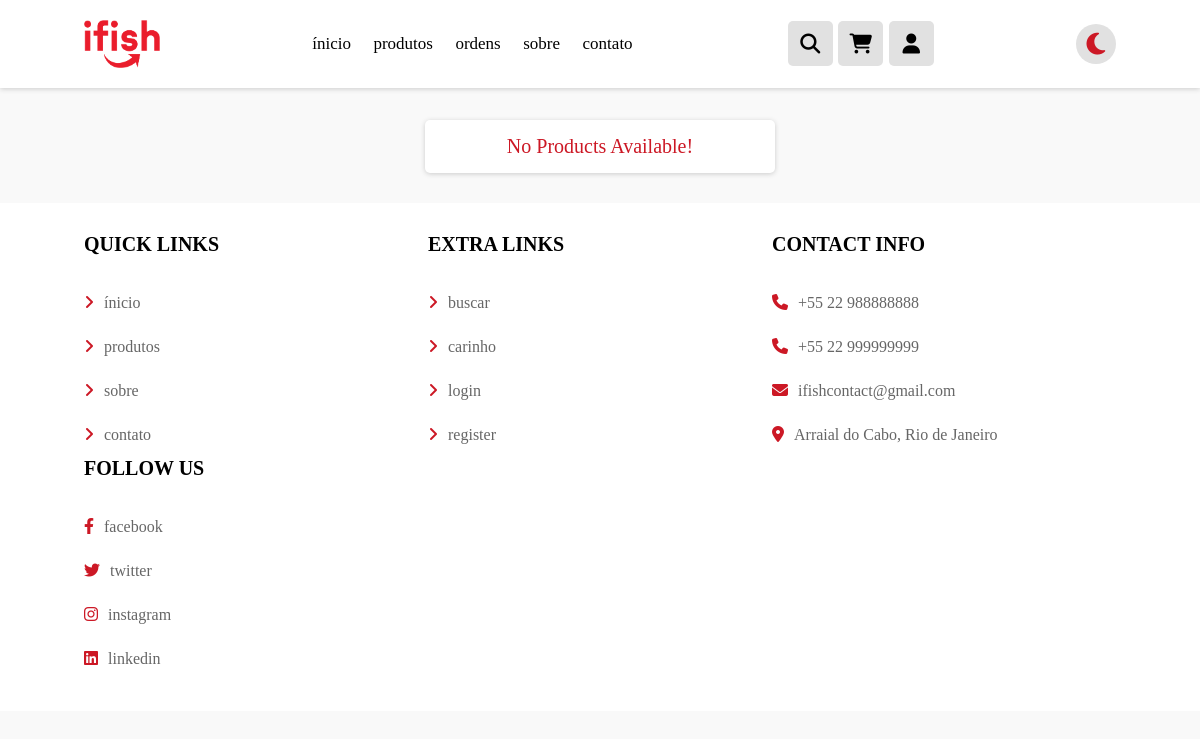
/categoria.php?categoria=fruits (signed in), run on an earlier commit of the app's database.
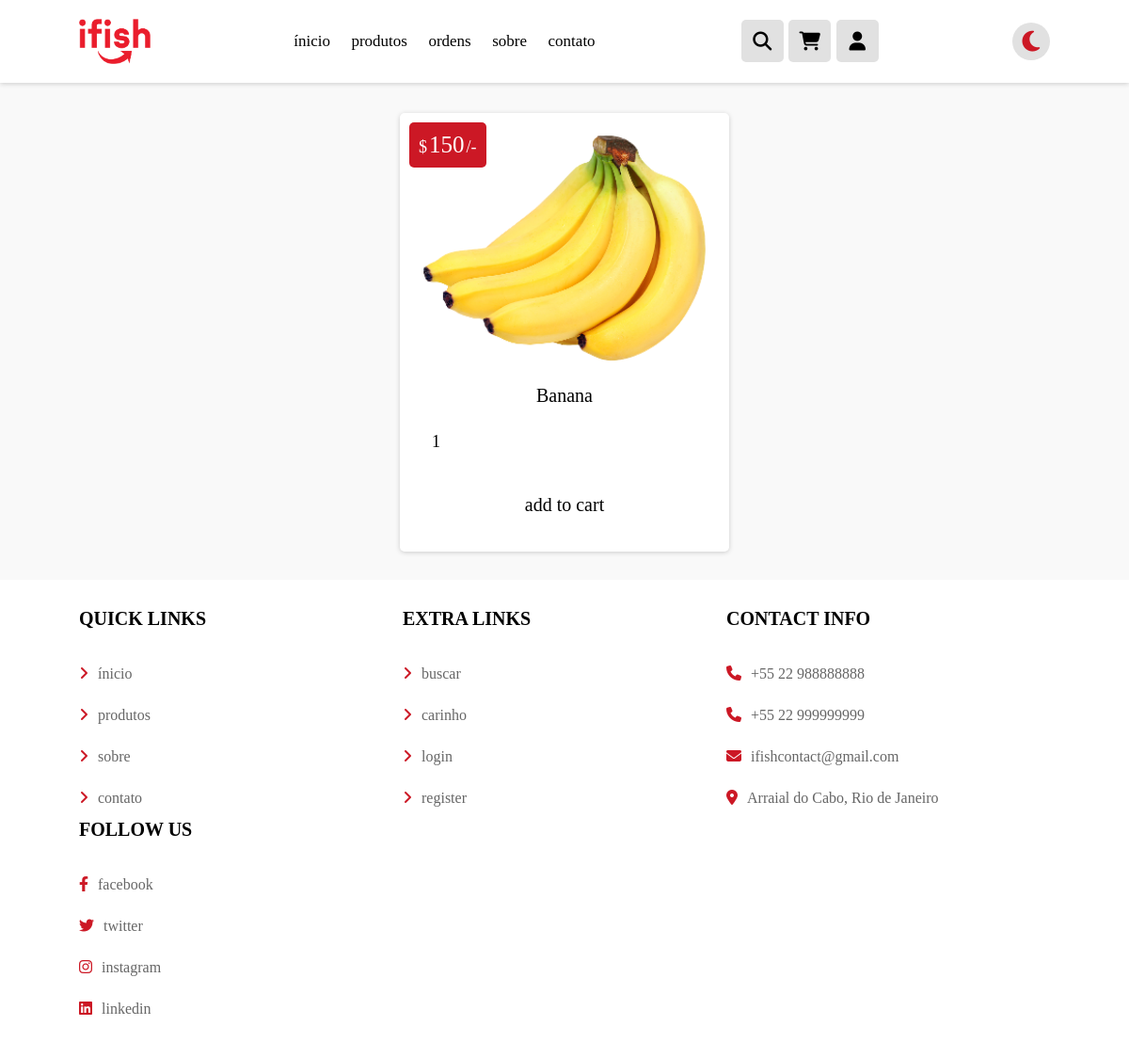
And on a later commit of the database.
### tables this page shows
CREATE TABLE `produtos` (
  `id` int(100) NOT NULL,
  `nome` varchar(100) NOT NULL,
  `categoria` varchar(20) NOT NULL,
  `detalhes` varchar(500) NOT NULL,
  `preco` int(100) NOT NULL,
  `image` varchar(100) NOT NULL
);

### categoria.php (the view, shortened to what this page needs)
<!DOCTYPE html>
<html lang="pt-BR">
<head>
   <link rel="stylesheet" href="css/index.css">
   <link rel="stylesheet" href="css/contato.css">
   <link rel="stylesheet" href="css/header.css">
   <link rel="stylesheet" href="css/footer.css">
   <link rel="stylesheet" href="css/produtos.css">
   <link rel="stylesheet" href="https://cdnjs.cloudflare.com/ajax/libs/font-awesome/6.2.0/css/all.min.css" />
</head>
<body class="body">
   <?php include 'header.php'; ?>
   <section class="products">
      <h1 class="title">products categories</h1>
      <div class="box-container">
         <?php
         $category_name = $_GET['categoria'];
         $select_products = $conn->prepare("SELECT * FROM `produtos` WHERE categoria = ?");
         $select_products->execute([$category_name]);
         if ($select_products->rowCount() > 0) {
            while ($fetch_products = $select_products->fetch(PDO::FETCH_ASSOC)) {
         ?>
               <form action="" class="box" method="POST">
                  <div class="price">$<span><?= $fetch_products['preco']; ?></span>/-</div>
                  <img src="uploaded_img/<?= $fetch_products['image']; ?>" alt="">
                  <div class="name"><?= $fetch_products['nome']; ?></div>
                  <input type="number" min="1" value="1" name="p_qty" class="qty">
                  <input type="submit" value="add to cart" class="btn" name="add_to_cart">
               </form>
         <?php
            }
         } else {
            echo '<p class="empty">no products available!</p>';
         }
         ?>
      </div>
   </section>
   <?php include 'footer.php'; ?>
</body>
</html>

What changed in the data, as far as the page shows it:
added produtos: preco "150", image (picture), nome "Banana"
Also different on the page:
text no longer shown: "No Products Available!"
